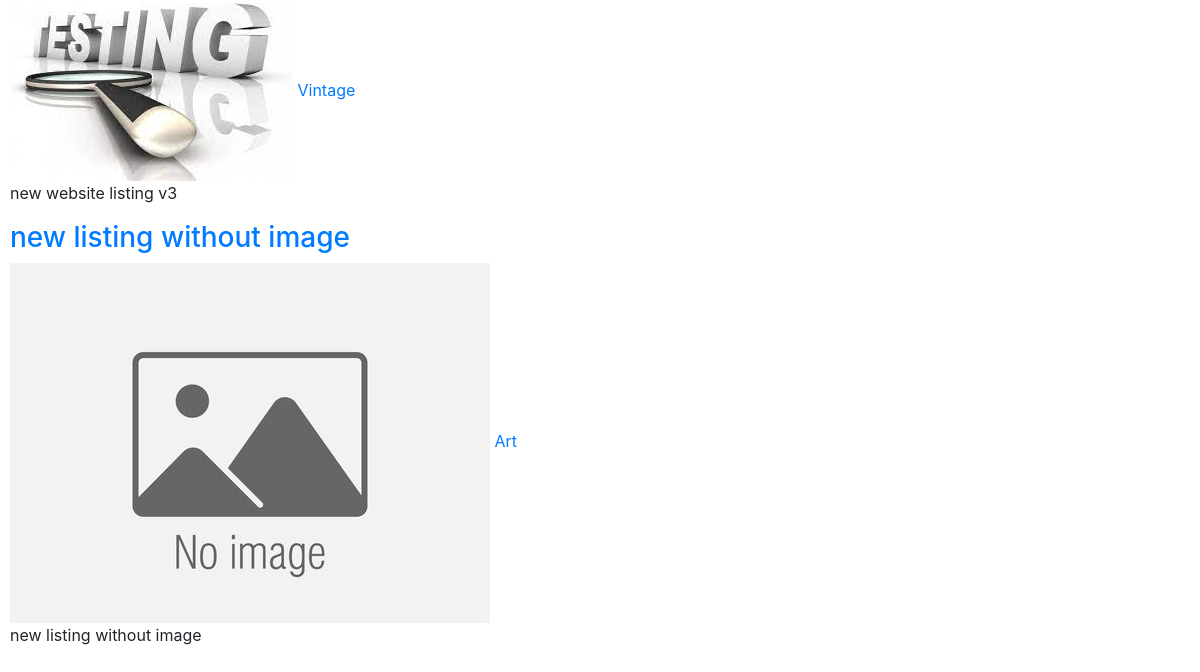
The app's page / (lower part), older data.
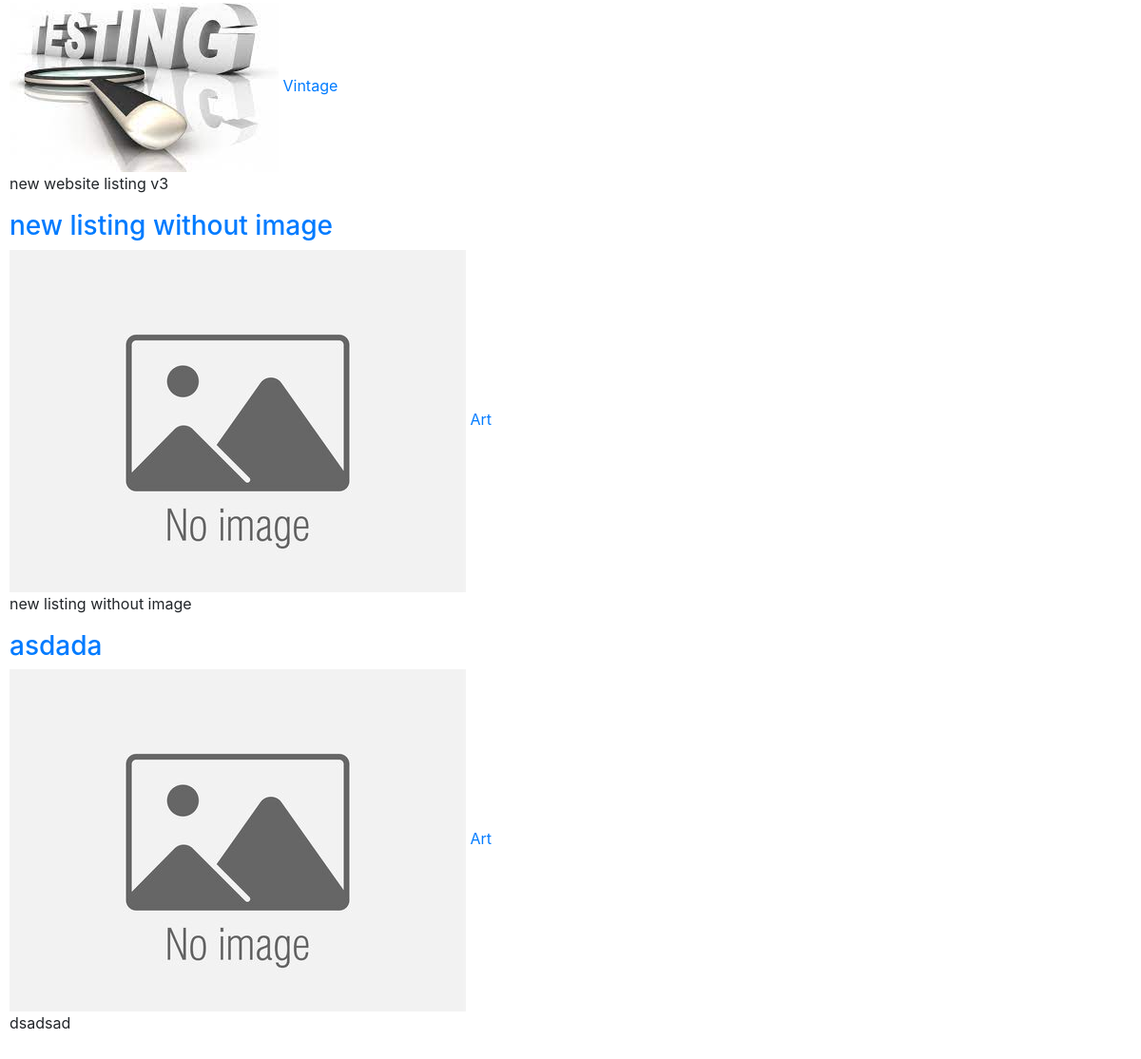
The same page, newer data.
### auctions/models.py (models this page shows, shortened)
class Listing(models.Model):
    user = models.ForeignKey(User, on_delete=models.CASCADE, null=False, blank=False)
    title = models.CharField(max_length=64)
    description = models.CharField(max_length=200)
    image = models.FileField(upload_to=image_path, blank=True)
    starting = models.DecimalField(max_digits=3, decimal_places=0,validators=[MinValueValidator(limit_value=1)], default=1)
    category = models.ForeignKey(Category, on_delete=models.CASCADE, null=True, related_name='category')
    active = models.BooleanField(default=True)
    winner = models.OneToOneField(User, on_delete=models.PROTECT, null=True, blank=True, related_name="winner")
    def image_url(self):
        return self.image.url if self.image else os.path.join(settings.MEDIA_URL, 'default.jpg')

class Category(models.Model):
    name = models.CharField(max_length=50)
    def __str__(self):
        return self.name
    class Meta:
        ordering = ['name']

### auctions/views.py (the view)
# urls.py: path("", views.index, name="index"),
def index(request):
    listings = Listing.objects.all().filter(active=True)
    return render(request, "auctions/index.html", {
        "listings" : listings,
    })

### auctions/templatetags/show_categories.py (called while the page is built)
@register.inclusion_tag("auctions/category_list.html")
def show_categories(categories):
    categories = Category.objects.all()
    return {"categories": categories}

### auctions/templates/auctions/index.html (shortened to what this page needs)
{% extends "auctions/layout.html" %}
{% load static %}
{% block body %}
    {% for listing in listings %}
    <a href="{% url 'listing' listing.id %}"><h3>{{listing.title}}</h3></a>
    <img src="{{listing.image_url}}" alt="{{ listing.title}}">
    <a href="{% url 'category' listing.category%}">{{listing.category}}</a>
    <p>{{listing.description}}</p>
    {% empty %}
        <p>No active listings.</p>
    {% endfor %}
{% endblock %}

Row changes from the older to the newer data that the page shows:
added Listing: title "asdada", category "Art", description "dsadsad"
